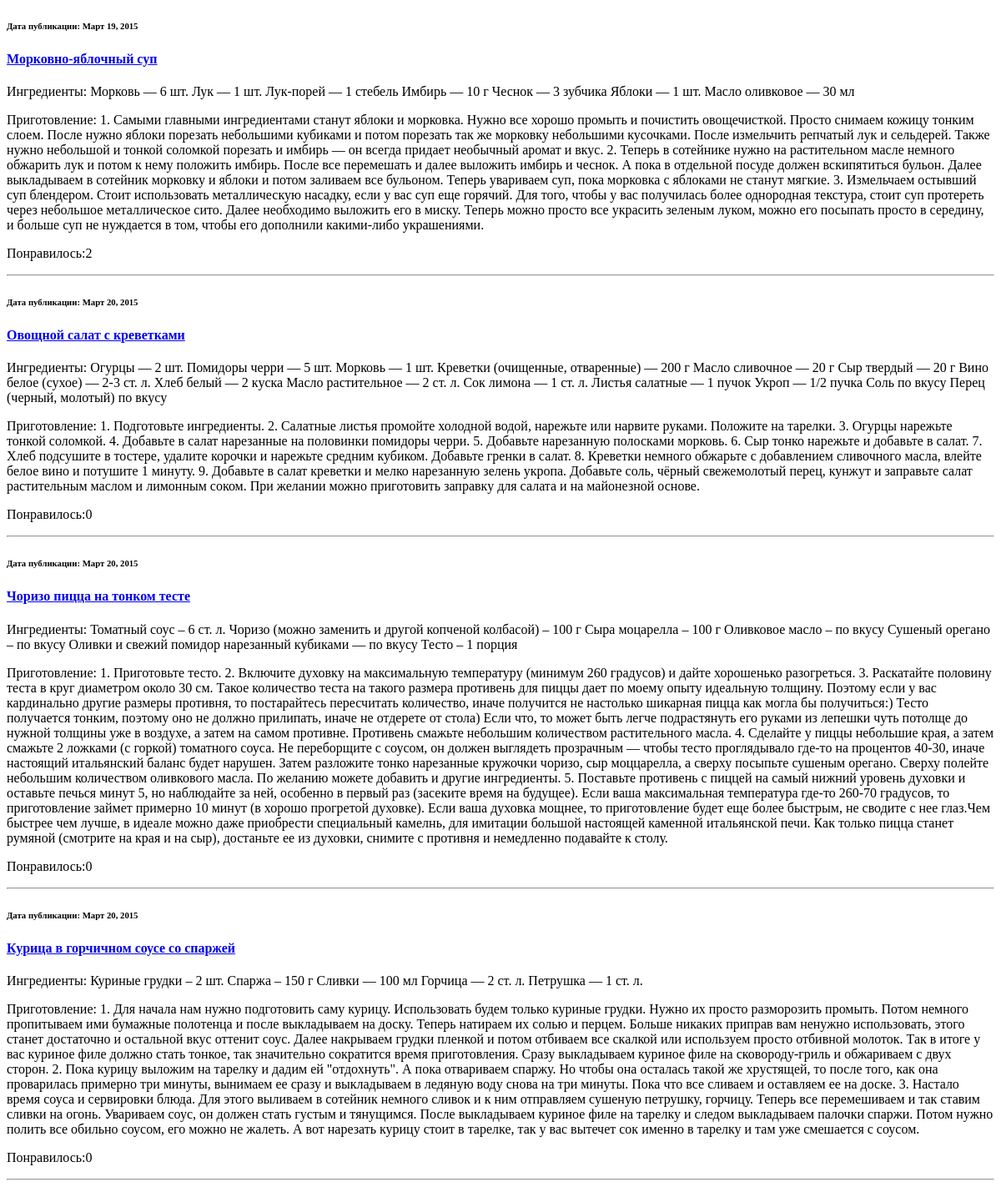
Before: /page/all/ with the older database file.
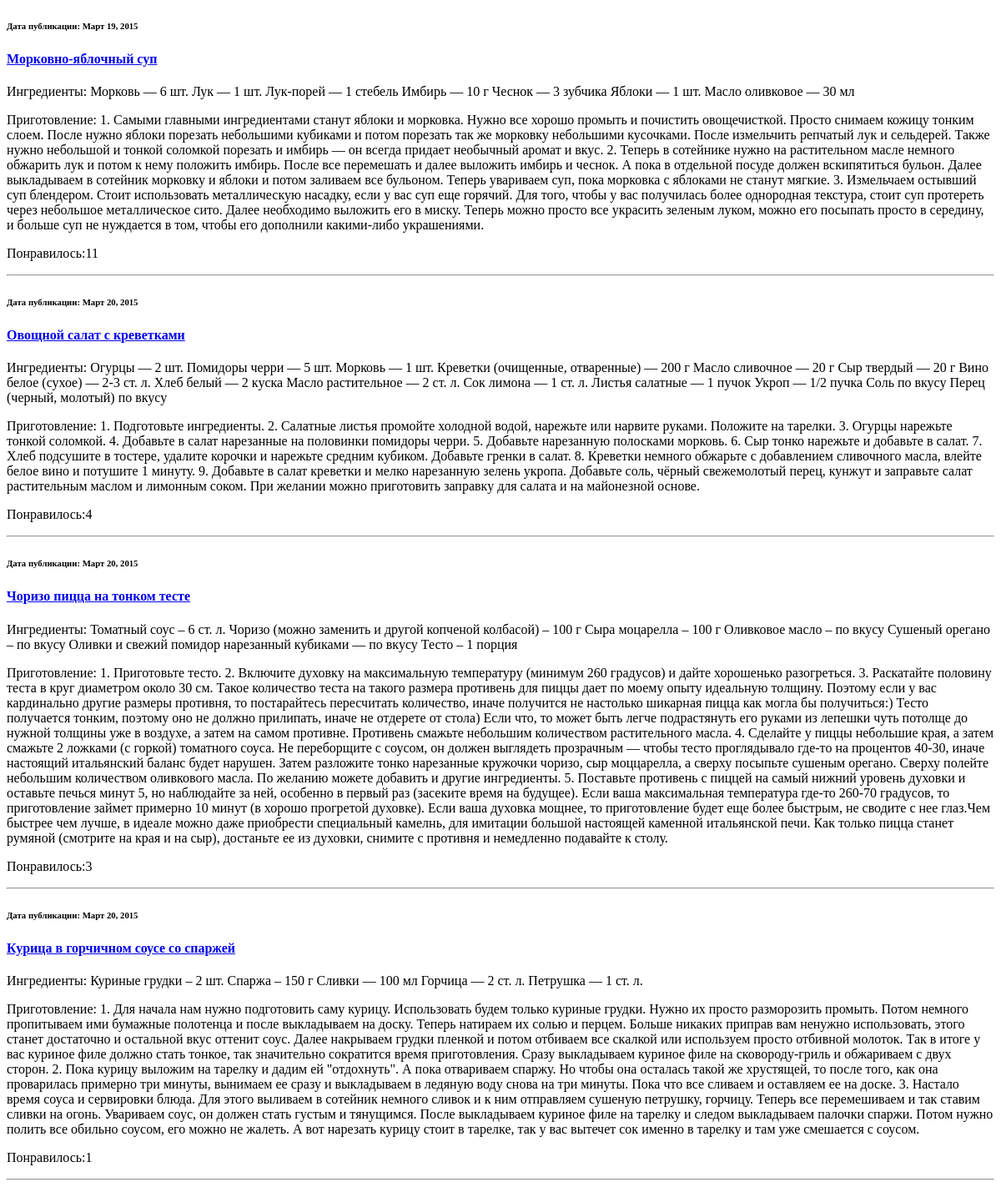
After: the same page with the newer database file.
### recipes/models.py (models this page shows)
class Recipe(models.Model):
    class Meta():
        db_table='recipe'
    recipe_title=models.CharField(max_length=200)
    recipe_ingredients=models.TextField()
    recipe_text=models.TextField()
    recipe_date=models.DateField()
    recipe_likes=models.IntegerField(default=0)

### recipes/views.py (the view)
# urls.py: url(r'^', include('recipes.urls')),
def recipes(request):
    return render_to_response('recipes.html', {'recipes':Recipe.objects.all()})

### recipes/templates/recipes.html
{% extends "main.html" %}
{% block recipe %}
{% for recipe in recipes %}
    <h6>Дата публикации: {{recipe.recipe_date}}</h6>
    <h4><a href="/recipes/{{recipe.id}}">{{recipe.recipe_title}}</a></h4>
    <p>{{recipe.recipe_ingredients}}</p>
    <p>{{recipe.recipe_text}}</p>
    <p>Понравилось:{{recipe.recipe_likes}}</p>
<hr>
{% endfor %}
{% endblock %}

Changed rows visible on the page:
changed Recipe "Морковно-яблочный суп": recipe_likes "2" → "11"
changed Recipe "Овощной салат с креветками": recipe_likes "0" → "4"
changed Recipe "Чоризо пицца на тонком тесте": recipe_likes "0" → "3"
changed Recipe "Курица в горчичном соусе со спаржей": recipe_likes "0" → "1"
